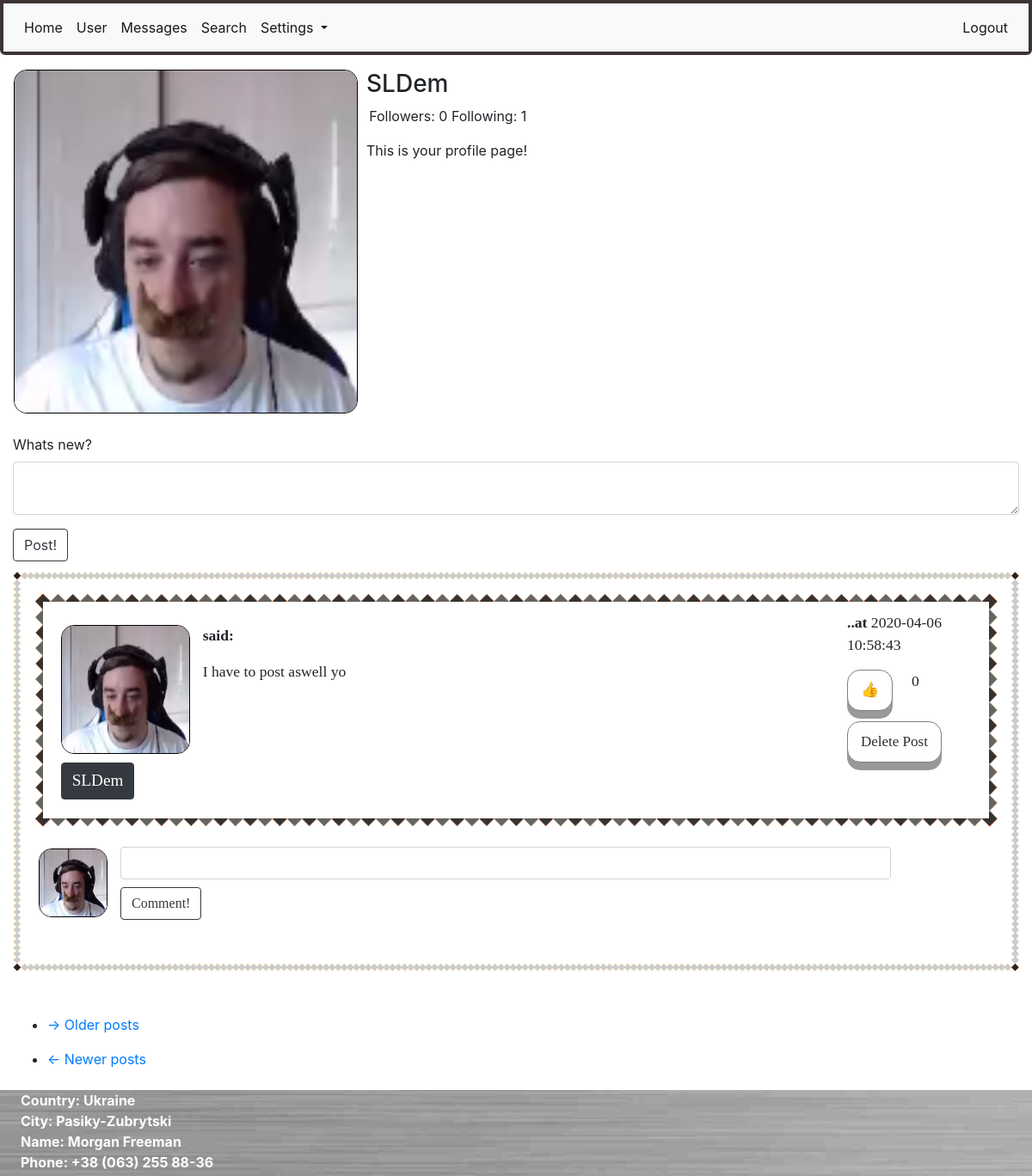
/user/SLDem (signed in), run on an earlier commit of the app's database.
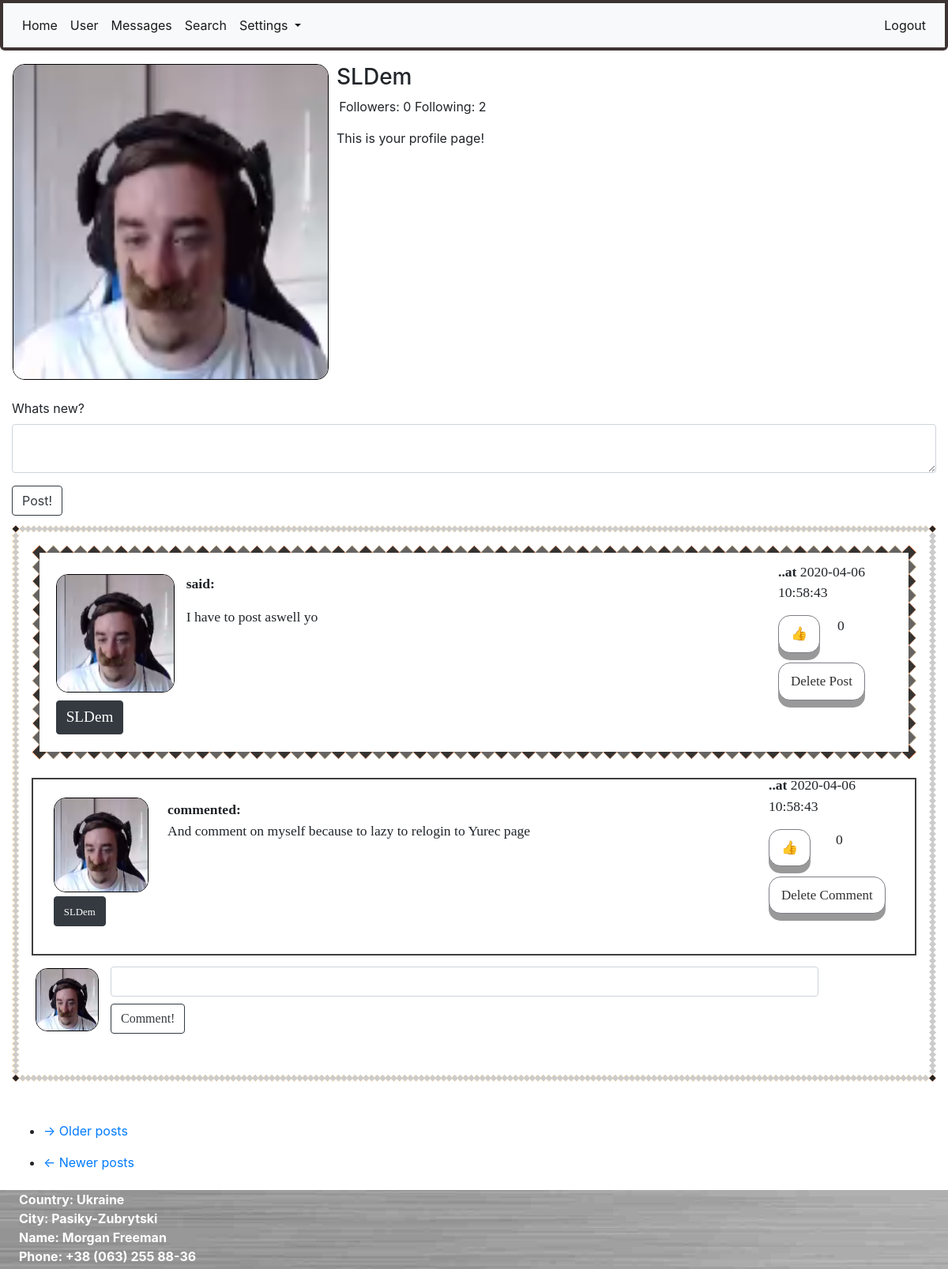
And on a later commit of the database.
### app/models.py (models this page shows, shortened)
class User(UserMixin, db.Model):
    id = db.Column(db.Integer, primary_key=True)
    username = db.Column(db.String(64), index=True, unique=True)
    email = db.Column(db.String(124), index=True, unique=True)
    password_hash = db.Column(db.String(128))
    about_me = db.Column(db.String(1024))
    last_seen = db.Column(db.DateTime, default=datetime.utcnow())
    avatar_set = db.Column(db.Boolean, default=False)
    posts = db.relationship("Post", backref='author', lazy='dynamic')
    comments = db.relationship("Comment", backref='commenter', lazy='dynamic')
    followed = db.relationship(
        'User', secondary=followers,
        primaryjoin=(followers.c.follower_id == id),
        secondaryjoin=(followers.c.followed_id == id),
        backref=db.backref('followers', lazy='dynamic'), lazy='dynamic')
    liked = db.relationship(
        'PostLike',
        foreign_keys='PostLike.user_id',
        backref='user', lazy='dynamic')
    comment_liked = db.relationship(
        'CommentLike',
        foreign_keys='CommentLike.user_id',
        backref='user', lazy='dynamic')
    messages_sent = db.relationship(
        'Message',
        foreign_keys='Message.sender_id',
        backref='author', lazy='dynamic')
    messages_received = db.relationship(
        'Message',
        foreign_keys='Message.recipient_id',
        backref='recipient', lazy='dynamic')
    def liked_post(self, post):
        return PostLike.query.filter(PostLike.user_id == self.id,
                                     PostLike.post_id == post.id).count() > 0
    def liked_comment(self, comment):
        return CommentLike.query.filter(CommentLike.user_id == self.id,
                                        CommentLike.comment_id == comment.id).count() > 0

class Post(db.Model):
    id = db.Column(db.Integer, primary_key=True)
    body = db.Column(db.String(140))
    timestamp = db.Column(db.DateTime, index=True, default=datetime.utcnow())
    user_id = db.Column(db.Integer, db.ForeignKey('user.id'))
    likes = db.relationship('PostLike', backref='post', lazy='dynamic')
    comments = db.relationship('Comment', backref='comment', lazy='dynamic')

class Comment(db.Model):
    id = db.Column(db.Integer, primary_key=True)
    body = db.Column(db.String(1028))
    timestamp = db.Column(db.DateTime(), default=datetime.utcnow(), index=True)
    post_id = db.Column(db.Integer, db.ForeignKey('post.id'))
    user_id = db.Column(db.Integer, db.ForeignKey('user.id'))
    comment_likes = db.relationship('CommentLike', backref='comment', lazy='dynamic')

### app/routes.py (the view)
@login_required
@app.route('/user/<username>', methods=['POST', 'GET'])
def user(username):
    if current_user.is_authenticated:
        form = PostForm()
        if form.validate_on_submit():
            post = Post(body=form.post.data, author=current_user)
            db.session.add(post)
            db.session.commit()
            flash('Your post has been posted!')
            return redirect(url_for('user', username=current_user.username))
        user = User.query.filter_by(username=username).first_or_404()
        page = request.args.get('page', 1, type=int)
        comments = Comment.query.all()
        posts = user.posts.order_by(Post.timestamp.desc()).paginate(
            page, 8, False)
        next_url = url_for('user', username=user.username, page=posts.next_num) if posts.has_next else None
        prev_url = url_for('user', username=user.username, page=posts.prev_num) if posts.has_prev else None
        return render_template('user.html', title=user.username, user=user, username=current_user.username,
                               posts=posts.items, comments=comments, next_url=next_url, prev_url=prev_url, form=form)
    return redirect(url_for('login'))

### app/templates/user.html (shortened to what this page needs)
{% extends "base.html" %}
{% import "bootstrap/wtf.html" as wtf %}
{% block app_content %}
    <table style="margin-top: 1%; ">
        <tr valign="top" style="width: 100%;">
            <td>
                {% if user.avatar_set %}
                    <img class="avatar" height="400px" width="400px" src="/static/{{user.username}}.jpg">
                {% else %}
                    <img class="roboavatar" src="{{ avatars.robohash(user.username, size='400') }}" />
                {% endif %}
            </td>
            <td>
                <div style="margin-left: 0.5rem; width: 220%;">
                    <h3>{{ user.username }}</h3>
                    <p style="margin-left: 0.2rem;">Followers: {{ user.followers.count() }} Following: {{ user.followed.count() }}</p>
                    {% if user == current_user %}
                        <p>This is your profile page!</p>
                    {% elif not current_user.is_following(user) %}
                    <button class="btn btn-dark"><a href="{{ url_for('follow', username=user.username) }}"><div class="user_page_link"><span>Follow</span></div></a></button>
                    {% else %}
                    <button class="btn btn-dark"><a href="{{ url_for('unfollow', username=user.username) }}"><div class="user_page_link"><span>Unfollow</span></div></a></button>
                    {% endif %}
            </td>
        </tr>
    </table>
<div style="margin-top: 2%;">
    {% if form %}
        {{ wtf.quick_form(form, button_map={'submit':'btn btn-outline-dark'}) }}
    {% endif %}
</div>
<div style="margin-top: 1%;">
    {% for post in posts %}
        {% include "_post.html" %}
    {% endfor %}
    <div style="margin-bottom: 2%;">
        <nav aria-label="...">
            <ul>
                <li class="next{% if not next_url %} disabled{% endif %}">
                    <a href="{{ next_url or '#' }}">
                        <span aria-hidden="true">&rarr;</span> Older posts
                    </a>
                </li>
            </ul>
            <ul class="pager">
                <li class="previous{% if not prev_url %} disabled{% endif %}">
                    <a href="{{ prev_url or '#' }}">
                        <span aria-hidden="true">&larr;</span> Newer posts
                    </a>
                </li>
            </ul>
        </nav>
    </div>
</div>
{% endblock %}

### app/templates/base.html (shortened to what this page needs)
<!doctype html>
<html>
    <head>
        <link rel="stylesheet" href="https://stackpath.bootstrapcdn.com/bootstrap/4.4.1/css/bootstrap.min.css">
        <link rel="stylesheet" href="{{ url_for('static', filename='main.css') }}">
    </head>
    <body style="height: 937px;">
    <div id="page-container">
        <div class="navbar_bordered">
            <nav class="navbar navbar-expand-lg navbar-light bg-light">
                <div class="collapse navbar-collapse" id="navbarSupportedContent">
                    <ul class="navbar-nav mr-auto">
                        <li class="nav-item active">
                            <a class="nav-link" href="/home">Home <span class="sr-only">(current)</span></a>
                        </li>
                        <li class="nav-item active">
                            <a class="nav-link" href="{{url_for('user', username=current_user.username) }}">User</a>
                        </li>
                        <li class="nav-item active">
                            <a class="nav-link" href="{{url_for('messages') }}">Messages</a>
                        </li>
                         <li class="nav-item active">
                            <a class="nav-link" href="{{url_for('search') }}">Search</a>
                        </li>
                        <li class="nav-item dropdown active">
                            <a class="nav-link dropdown-toggle" href="#" id="navbarDropdown" role="button" data-toggle="dropdown" aria-haspopup="true" aria-expanded="false">
                            Settings
                        </a>
                        </li>
                    </ul>
                    <ul class="nav navbar-nav ml-auto">
                        {% if current_user.is_anonymous %}
                            <li class="nav-item active">
                                <a class="nav-link" href="/login">Login</a>
                            </li>
                        {% else %}
                            <li class="nav-item active">
                                <a class="nav-link" href="/logout">Logout</a>
                            </li>
                        {% endif %}
                    </ul>
                </div>
            </nav>
        </div>
    {% block content %}
        <div class="container-fluid">
            {% block app_content %}{% endblock %}
        </div>
    {% endblock %}
    <div id="main-footer">
        <p style="color: white; margin-left: 2%; margin-bottom: -30px;"><b>
            Country: Ukraine<br>
            City: Pasiky-Zubrytski<br>
            Name: Morgan Freeman<br>
            Phone: +38 (063) 255 88-36
        </b></p>
    </div>
    </div>
    </body>
</html>

### app/templates/_post.html (shortened to what this page needs)
<div class="post_with_background" style="margin-bottom: 50px;">
    <div class="post">
        <div id="container_post">
            <div id="left_post">
                <div style="position: absolute; margin-left: -5px;">
                    <a href="{{ url_for('user', username=post.author.username) }}">
                        {% if post.author.avatar_set %}
                        <img class="avatar" height="150px" width="150px"
                             src="{{ url_for('static', filename=post.author.username + '.jpg') }}">
                        {% else %}
                        <img class="roboavatar" src="{{ avatars.robohash(post.author.username, size='150') }}"/>
                        {% endif %}
                    </a>
                </div>
                <div style="position: relative; margin-top: 160px; margin-left: -5px;">
                    <button class="btn btn-dark"><a href="{{ url_for('user', username=post.author.username) }}">
                        <div class="under_avatar_username_post"><span>{{ post.author.username }}</span></div>
                    </a></button>
                </div>
            </div>
            <div id="center_post">
                <p><b>said: </b></p>
                <p id="post{{ post.id }}">{{ post.body }}</p>
            </div>
            <div id="right_post">
                <p><b>..at</b> {{post.timestamp.replace(microsecond=0)}}</p>
                {% if current_user.liked_post(post) %}
                <div id="like_container">
                    <div id="like_button"><a href="{{ url_for('like_action', post_id=post.id, action='dislike') }}">
                        <div class="button">&#128078</div></a>
                    </div>
                    <div id="like_count"><p>{{ post.likes.count() }}</p></div>
                </div>
                {% else %}
                <div id="dislike_container">
                    <div id="dislike_button"><a href="{{ url_for('like_action', post_id=post.id, action='like') }}">
                        <div class="button">&#128077</div></a>
                    </div>
                    <div id="dislike_count"><p>{{ post.likes.count() }}</p></div>
                </div>
                {% endif %}
                <div class="delete_button">
                    {% if current_user.username == post.author.username %}
                    <a href="{{url_for('are_you_sure_post', post_id=post.id)}}"><div class="button">Delete Post</div></a>
                    {% endif %}
                </div>
            </div>
        </div>
    </div>
    {% for comment in comments %}
        {% if comment in post.comments %}
            {% include "_comment.html" %}
        {% endif %}
    {% endfor %}
    <div id="container_post_comment">
        <div id="left_post_comment">
            {% if current_user.avatar_set %}
            <img class="avatar" height="80px" width="80px"
                 src="{{ url_for('static', filename=current_user.username + '.jpg') }}">
            {% else %}
            <img class="roboavatar" src="{{ avatars.robohash(current_user.username, size='80') }}"/>
            {% endif %}
        </div>
        <div class="comment_with_background">
            <div id="right_post_comment">
                <form action="{{ url_for('comment', post_id=post.id) }}" method="post"
                      style="margin-bottom: 4%;">
                    <input style="width: 100%; margin-bottom: 1%;" class="form-control" type=text name=comment>
                    <input type=submit class="btn btn-outline-dark" value=Comment!>
                </form>
            </div>
        </div>
    </div>
</div>

### app/templates/_comment.html
<div class="comment_with_border">
    <div id="container-comment">
        <div id="left_comment">
            <a href="{{ url_for('user', username=comment.commenter.username) }}">
                {% if comment.commenter.avatar_set %}
                    <img class="avatar" height="120px" width="120px" src="{{ url_for('static', filename=comment.commenter.username + '.jpg') }}">
                {% else %}
                    <img class="roboavatar" src="{{ avatars.robohash(comment.commenter.username, size='120') }}" />
                {% endif %}
            </a>
            <div style="position: relative; margin-top: 5px;">
                <a href="{{ url_for('user', username=comment.commenter.username) }}">
                    <button class="btn btn-dark"><div class="under_avatar_username_comment"><span>{{ comment.commenter.username }}</span></div></button>
                </a>
            </div>
        </div>
        <div id="center_comment">
            </a><b>commented: </b>
            <p>{{ comment.body }}</p>
        </div>
        <div id="right_comment">
            <p><b>..at</b> {{comment.timestamp.replace(microsecond=0)}}</p>
            {% if current_user.liked_comment(comment) %}
                <div id="like_container">
                    <div id="like_button"><a href="{{ url_for('comment_like_action', comment_id=comment.id, action='dislike') }}"><div class="button">&#128078</div></a></div>
                    <div id="like_count"><p>{{ comment.comment_likes.count() }}</p></div>
                </div>
            {% else %}
                <div id="dislike_container">
                    <div id="dislike_button"><a href="{{ url_for('comment_like_action', comment_id=comment.id, action='like') }}"><div class="button">&#128077</div></a></div>
                    <div id="dislike_count"><p>{{ comment.comment_likes.count() }}</p></div>
                </div>
            {% endif %}
            <div class="delete_button">
                {% if current_user.username == post.author.username or current_user.username == comment.commenter.username %}
                <a href="{{url_for('are_you_sure_comment', comment_id=comment.id)}}"><div class="button">Delete Comment</div></a>
                {% endif %}
            </div>
        </div>
    </div>
</div>

What changed in the data, as far as the page shows it:
added Comment: username (picture), commenter.username "SLDem", body "And comment on myself because to lazy to relogin to Yurec page", timestamp.replace "2020-04-06 10:58:43", comment_likes.count "0"
Also different on the page:
{{ user.followed.count() }}: "1" → "2"
